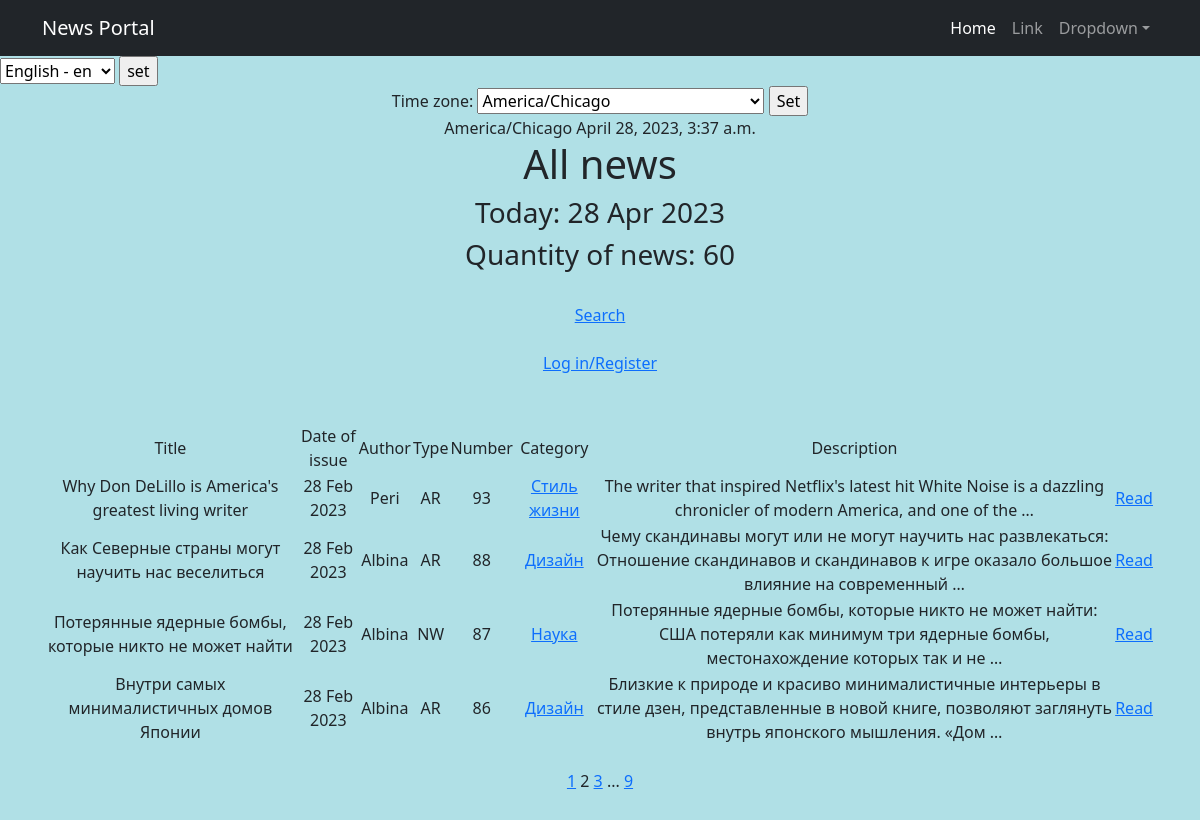
Screenshot of /news/?page=2 with the database file from the repository.
### news/models.py (models this page shows, shortened)
class Post(models.Model):
    author = models.ForeignKey(Author, on_delete=models.CASCADE)
    NEWS = 'NW'
    ARTICLE = 'AR'
    CATEGORY_CHOICES = (
        (NEWS, 'Новость'),
        (ARTICLE, 'Статья'),
    )
    categoryType = models.CharField(max_length=2, choices=CATEGORY_CHOICES, default=ARTICLE)
    dateCreation = models.DateTimeField(auto_now_add=True)
    postCategory = models.ManyToManyField(Category, through='PostCategory')
    title = models.CharField(max_length=128, verbose_name=pgettext_lazy('name of article', 'Title'))
    text = models.TextField()
    rating = models.SmallIntegerField(default=0)

class Author(models.Model):
    authorUser = models.OneToOneField(User, on_delete=models.CASCADE)
    ratingAuthor = models.SmallIntegerField(default=0)
    def __str__(self):
        return f'{self.authorUser.username}'

class Category(models.Model):
    name = models.CharField(max_length=64, unique=True)
    subscribers = models.ManyToManyField(User, related_name='categories')
    class Meta:
        verbose_name = 'Category'
        verbose_name_plural = 'Categories'

### news/views.py (the view, shortened to what this page needs)
# urls.py: path('', cache_page(60)(NewsList.as_view()), name='news'),
class NewsList(ListView, View):
    model = Post
    ordering = '-dateCreation'
    template_name = 'news.html'
    context_object_name = 'news'
    paginate_by = 7
    def get_queryset(self):
        queryset = super().get_queryset()
        self.filterset = NewsFilter(self.request.GET, queryset)
        return self.filterset.qs
    def get_context_data(self, **kwargs):
        context = super().get_context_data(**kwargs)
        context['all_news'] = Post.objects.all()
        context['filterset'] = self.filterset
        context['current_time'] = timezone.localtime(timezone.now())
        context['timezones'] = pytz.common_timezones
        return context

### news/templatetags/custom_filters.py (called while the page is built)
@register.filter()
def censor(value):
    censor_replace = str(value)
    for key in censored_words.keys():
        censor_replace = censor_replace.replace(key, censored_words[key])
    return censor_replace

### news/templatetags/custom_tags.py (called while the page is built)
@register.simple_tag()
def current_time(format_string='%d %b %Y'):
   return datetime.utcnow().strftime(format_string)

@register.simple_tag(takes_context=True)
def url_replace(context, **kwargs):
   d = context['request'].GET.copy()
   for k, v in kwargs.items():
       d[k] = v
   return d.urlencode()

### templates/news.html (shortened to what this page needs)
{% extends 'flatpages/default.html' %}
{% load i18n %}
{% load tz %}
{% load custom_filters %}
{% load custom_tags %}
{% block content %}
{% get_current_timezone as TIME_ZONE %}
    <form action="" method="POST">
        <label for="timezone">Time zone:</label>
        <select name="timezone">
            {% for tz in timezones %}
            <option value="{{ tz }}"{% if tz == TIME_ZONE %} selected{% endif %}>{{ tz }}</option>
            {% endfor %}
        </select>
        <input type="submit" value="Set">
    </form>
  {{ TIME_ZONE }}
    {{ current_time|timezone:TIME_ZONE }}
   <h1>{% trans "All news" %}</h1>
   <h3>{% trans "Today" %}: {% current_time '%d %b %Y' %}</h3>
   <h3>{% trans "Quantity of news" %}: {{ all_news|length }}</h3>
<br>
<a href="{% url 'search' %}">{% trans "Search" %}</a><br><br>
{% if user.is_authenticated %}
<a href="{% url 'logout' %}">{% trans "Log out" %}</a><br><br><br>
{% else %}
<a href="{% url 'login' %}">{% trans "Log in/Register" %}</a><br><br><br>
{% endif %}
       <table>
           <tr>
               <td>   {% trans "Title" %}   </td>
               <td>   {% trans "Date of issue" %}   </td>
               <td>   {% trans "Author" %}   </td>
               <td>   {% trans "Type" %}   </td>
               <td>   {% trans "Number" %}   </td>
               <td>   {% trans "Category" %}   </td>
               <td>  {% trans "Description" %}   </td>
           </tr>
           {% for post in news %}
           {% for category in post.postCategory.all %}
           <tr>
               <td>{{ post.title|censor }}</td>
               <td>{{ post.dateCreation|date:'d M Y' }}</td>
               <td>{{ post.author }}</td>
               <td>{{ post.categoryType }}</td>
               <td>{{ post.pk }}</td>
               <td>
                   <a href = "{% url 'category_list' category.id %}">{{ category.name }}<a>
               </td>
               <td>{{ post.text|truncatewords:20|censor }}</td>
               <td><a href='{% url 'post_detail' post.id %}'>{% trans "Read" %}</a></td>
               <td>
               </td>
               <td>
               </td>
           </tr>
           {% endfor %}
           {% endfor %}
       </table>
<br>
   {% if page_obj.has_previous %}
       <a href="?{% url_replace page=1 %}">1</a>
   {% endif %}
   {{ page_obj.number }}
   {% if page_obj.has_next %}
       <a href="?{% url_replace page=page_obj.next_page_number %}">{{ page_obj.next_page_number }}</a>
       {% if paginator.num_pages != page_obj.next_page_number %}
           ...
           <a href="?{% url_replace page=page_obj.paginator.num_pages %}">{{ page_obj.paginator.num_pages }}</a>
       {% endif %}
   {% endif %}
<br><br><br>
{% endblock content %}

### rows the page displays
Post: title|censor "Why Don DeLillo is America's greatest living writer", dateCreation "28 Feb 2023", author "Peri", categoryType "AR", pk "93", text|censor "The writer that inspired Netflix's latest hit White Noise is a dazzling chronicler of modern America, and one of the …"
Category: name "Стиль жизни"
Post: title|censor "Как Северные страны могут научить нас веселиться", dateCreation "28 Feb 2023", author "Albina", categoryType "AR", pk "88", text|censor "Чему скандинавы могут или не могут научить нас развлекаться: Отношение скандинавов и скандинавов к игре оказало большое влияние на современный …"
Category: name "Дизайн"
Post: title|censor "Потерянные ядерные бомбы, которые никто не может найти", dateCreation "28 Feb 2023", author "Albina", categoryType "NW", pk "87", text|censor "Потерянные ядерные бомбы, которые никто не может найти: США потеряли как минимум три ядерные бомбы, местонахождение которых так и не …"
Category: name "Наука"
Post: title|censor "Внутри самых минималистичных домов Японии", dateCreation "28 Feb 2023", author "Albina", categoryType "AR", pk "86", text|censor "Близкие к природе и красиво минималистичные интерьеры в стиле дзен, представленные в новой книге, позволяют заглянуть внутрь японского мышления. «Дом …"

### other values shown
{{ TIME_ZONE }} "America/Chicago"
{{ current_time|timezone:TIME_ZONE }} "April 28, 2023, 3:37 a.m."
{{ all_news|length }} "60"
{{ page_obj.number }} "2"
{{ page_obj.next_page_number }} "3"
{{ page_obj.paginator.num_pages }} "9"
form field language "English - en"
form field timezone "America/Chicago"
